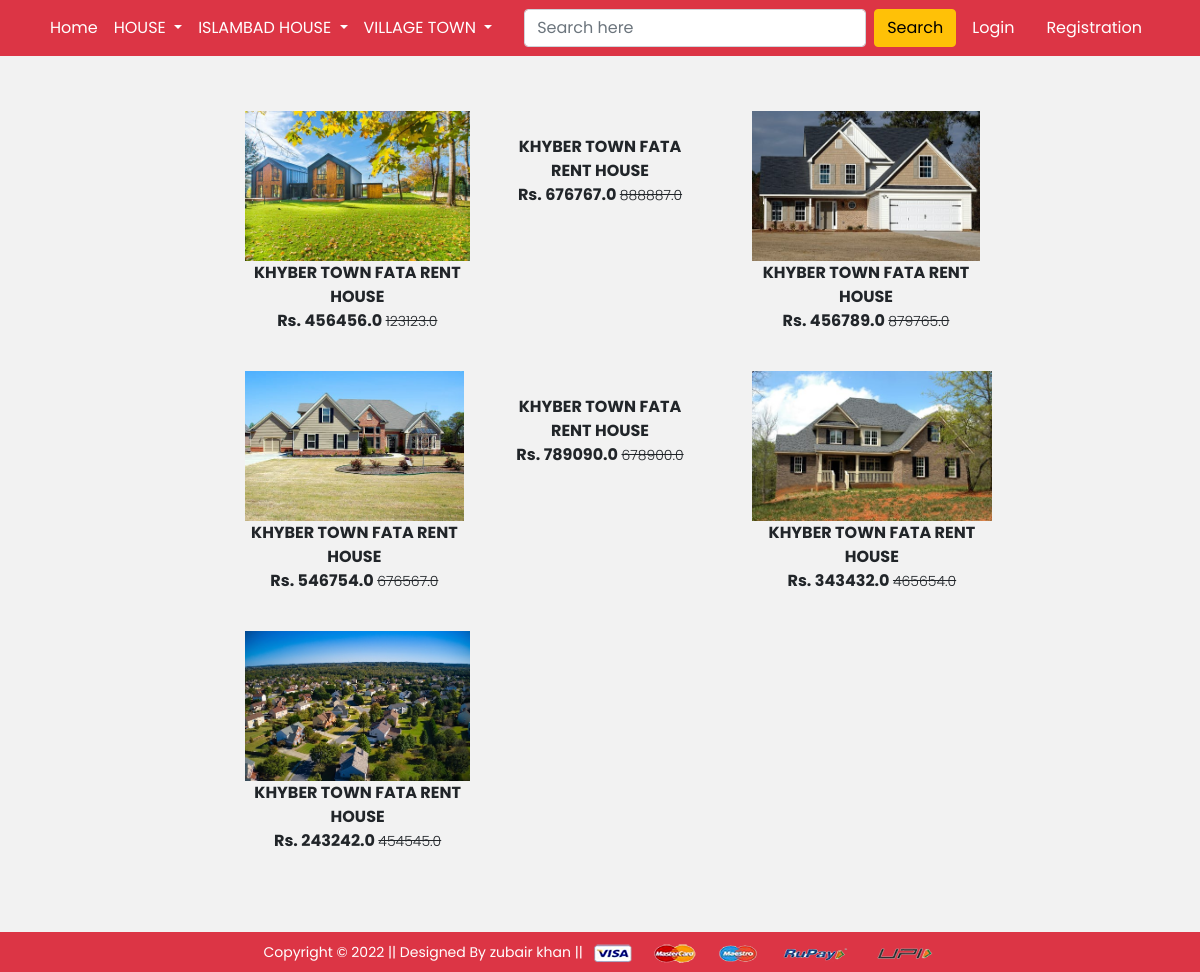
/khyberkali/, run on the app's committed database.
### app/models.py (models this page shows, shortened)
class Product(models.Model):
    title = models.CharField(max_length=100)
    selling_price = models.FloatField()
    discounted_price = models.FloatField()
    description = models.TextField()
    brand = models.CharField(max_length=100)
    category = models.CharField(choices=CATEGORY_CHOICES, max_length=2)
    product_image = models.ImageField(upload_to='productimg')

### app/views.py (the view)
# urls.py: path('khyberkali/', views.khyberkali, name='khyberkali'),
def khyberkali(request, data=None):
    if data == None:
        khyberkali = Product.objects.filter(category='S')
    elif data == 'hc' or data == 'hc':
        khyberkali = Product.objects.filter(category='S').filter(brand=data)
    return render(request, 'app/khyberkali.html', {'khyberkali': khyberkali})

### app/templates/app/khyberkali.html (shortened to what this page needs)
{% extends 'app/base.html' %} {% load static %}  {% block main-content %}
<div class="container my-5">
  <div class="row">
    <div class="col-sm-2">
    </div>
    <div class="col-sm-8">
      <div class="row">
        {% for product in khyberkali%}
        <div class="col-sm-4 text-center mb-4">
          <a href="{% url 'product-detail' product.id %}" class="btn">
            <div class="item">
              <img
                src="{{product.product_image.url}}"
                alt=""
                height="150"
                class=""
              />
              <div class="fw-bold">{{product.title}}</div>
              <div class="fw-bold">
                Rs. {{product.discounted_price}}
                <small class="fw-light text-decoration-line-through"
                  >{{product.selling_price}}</small
                >
              </div>
            </div>
          </a>
        </div>
        {% endfor %}
      </div>
    </div>
  </div>
</div>
{% endblock main-content %}

### app/static/app/css/style.css (style rules this page uses)
* { margin: 0; padding: 0; user-select: none; box-sizing: border-box; font-family: "Poppins", sans-serif; }
body { background: #f2f2f2; }

### data on the page
Product: product_image (picture), title "KHYBER TOWN FATA RENT HOUSE", discounted_price "456456.0", selling_price "123123.0"
Product: title "KHYBER TOWN FATA RENT HOUSE", discounted_price "676767.0", selling_price "888887.0"
Product: product_image (picture), title "KHYBER TOWN FATA RENT HOUSE", discounted_price "456789.0", selling_price "879765.0"
Product: product_image (picture), title "KHYBER TOWN FATA RENT HOUSE", discounted_price "546754.0", selling_price "676567.0"
Product: title "KHYBER TOWN FATA RENT HOUSE", discounted_price "789090.0", selling_price "678900.0"
Product: product_image (picture), title "KHYBER TOWN FATA RENT HOUSE", discounted_price "343432.0", selling_price "465654.0"
Product: product_image (picture), title "KHYBER TOWN FATA RENT HOUSE", discounted_price "243242.0", selling_price "454545.0"
